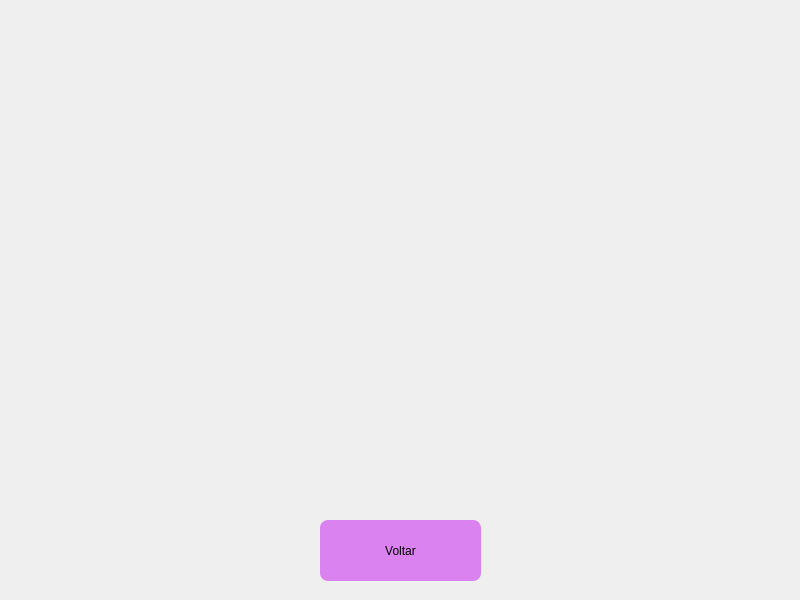
<?xml version="1.0" encoding="UTF-8"?>
<ui version="4.0">
 <class>caixa</class>
 <widget class="QMainWindow" name="caixa">
  <property name="geometry">
   <rect>
    <x>0</x>
    <y>0</y>
    <width>800</width>
    <height>600</height>
   </rect>
  </property>
  <property name="windowTitle">
   <string>MainWindow</string>
  </property>
  <widget class="QWidget" name="centralwidget">
   <widget class="QLabel" name="label">
    <property name="geometry">
     <rect>
      <x>0</x>
      <y>0</y>
      <width>800</width>
      <height>600</height>
     </rect>
    </property>
    <property name="minimumSize">
     <size>
      <width>800</width>
      <height>600</height>
     </size>
    </property>
    <property name="maximumSize">
     <size>
      <width>800</width>
      <height>600</height>
     </size>
    </property>
    <property name="text">
     <string/>
    </property>
    <property name="pixmap">
     <pixmap resource="../imagens/img.qrc">:/img/T3Caixa.png</pixmap>
    </property>
    <property name="scaledContents">
     <bool>true</bool>
    </property>
   </widget>
   <widget class="QPushButton" name="volta">
    <property name="geometry">
     <rect>
      <x>320</x>
      <y>520</y>
      <width>161</width>
      <height>61</height>
     </rect>
    </property>
    <property name="styleSheet">
     <string notr="true">background-color: rgba(214, 102, 241, 80%);
font: 12pt &quot;Comic Sans MS&quot;;
border-radius: 8px</string>
    </property>
    <property name="text">
     <string>Voltar</string>
    </property>
   </widget>
  </widget>
 </widget>
 <resources>
  <include location="../imagens/img.qrc"/>
 </resources>
 <connections/>
</ui>
